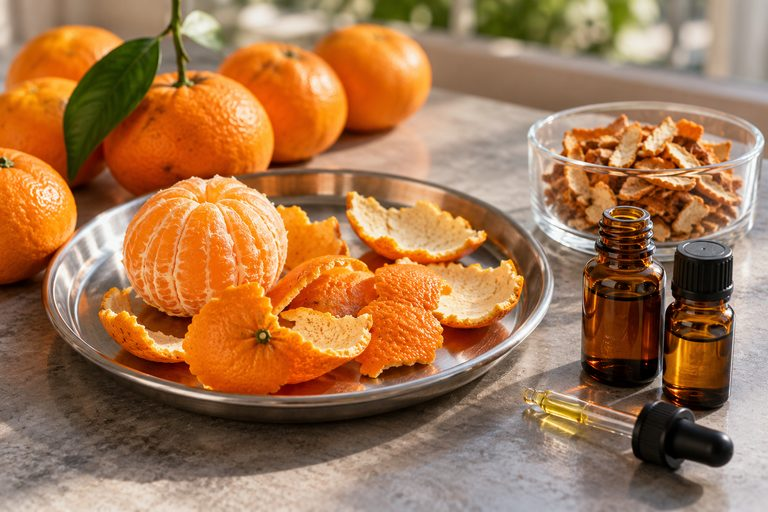
#> input picture seferihisar/assets/owner-mandarin-reuse-20261022.jpg, 768 x 512 px
$ python -i image_safety.py   (imports and definitions only)
#> lines starting #> are read from the running program, lines starting #| are printed output that depends on the picture
"""Strict metadata-free JPEG boundary; standard library for the state writer."""
from __future__ import annotations

MAX_IMAGE_BYTES = 512 * 1024
MAX_CACHE_BYTES = 12 * 1024 * 1024
MAX_CACHED_IMAGES = 80
MAX_OCR_FINDINGS = 32
MAX_OCR_TEXT = 160

# Visual review confirmed invented stall lettering in this exact cleaned JPEG,
# although OCR missed it. Block those bytes permanently before OCR; this does
# not imply that OCR finds every lettering defect in other generated photos.
REVIEWED_LETTERING_SHA256 = frozenset({
    '5cc335d268a834ecdd538a7e8e68f9be979640e164132e33906acd52e407dada',
})


class IllustrationTextRejected(ValueError):
    """Rejected lettering, with bounded evidence for a private review artifact.

    Findings never enter the exception message, logs or public durable state.
    """

    # [7 lines left out: function __init__, not called in this run]


class IllustrationCheckUnavailable(ValueError):
    """OCR could not verify the scene; callers must use their branded fallback."""


# [89 lines left out: functions ocr_available, _scan_words, _same_region, _contrast_words, not called in this run]


def validate_text_free_illustration(data: bytes):
    """Reject lettering before the account's own text/logo is added.

    Two full-scene segmentations distinguish short apparent words from natural
    texture. Possible years and strongly recognized whole words remain unsafe
    in either scan; other candidates need matching text in the same image area.
    A fixed full-image contrast view also checks years and whole words that
    colour-page segmentation can skip as part of a graphic. This extra view
    needs agreement between both segmentations, because binarization can turn
    scene texture into strongly recognized apparent words.
    OCR is an extra safeguard, not proof of the depicted scene's factual truth.
    Missing programs, missing language data and malformed output fail closed.
    Bounded evidence stays on the exception for a separate review artifact.
    """
    import hashlib
    import re
    import shutil
    validate_jpeg(data)
    if hashlib.sha256(data).hexdigest() in REVIEWED_LETTERING_SHA256:
        raise IllustrationTextRejected()
    binary = shutil.which('tesseract')
    if not binary:
        raise IllustrationCheckUnavailable('Illustration text check unavailable')
    # Both complete TSV results must be valid before any acceptance decision.
    scans = [_scan_words(binary, data, mode) for mode in (11, 6)]
    findings, seen = [], set()

    # [11 lines left out: functions remember, directly_unsafe, not called in this run]

    for words in scans:
        for word in words:
            if directly_unsafe(word):
                remember(word)

    def candidate(word):
        length, confidence = len(word['letters']), word['confidence']
        return (length >= 2 and confidence >= 20) or (length == 1 and confidence >= 80)

    # [12 lines left out: function confirm, not called in this run]

    confirm(scans, candidate)
    if findings:
        raise IllustrationTextRejected(findings=findings)
    # A clear colour-image rejection needs no extra CPU work. Acceptance also
    # requires valid contrast scans: native OCR can classify an obvious date
    # label as photo graphics even when both colour-image TSVs are well formed.
    confirm(_contrast_words(binary, data), directly_unsafe)
    if findings:
        raise IllustrationTextRejected(findings=findings)


# [27 lines left out: function validate_photo_not_text_graphic, not called in this run]


def validate_jpeg(data: bytes):
    if not isinstance(data, bytes) or not 20 <= len(data) <= MAX_IMAGE_BYTES or data[:2] != b'\xff\xd8':
        raise ValueError('Invalid illustration bytes')
    position, frame = 2, False
    while position < len(data):
        if data[position] != 255 or position + 4 > len(data):
            raise ValueError('Invalid illustration header')
        marker = data[position + 1]
        length = int.from_bytes(data[position + 2:position + 4], 'big')
        end = position + 2 + length
        if length < 2 or end > len(data):
            raise ValueError('Invalid illustration segment')
        segment = data[position + 4:end]
        # Only Pillow's baseline RGB output. EXIF, comments, thumbnails and
        # arbitrary APP metadata cannot carry private text into public state.
        if marker == 0xe0:
            if len(segment) != 14 or segment[:5] != b'JFIF\x00' or segment[-2:] != b'\x00\x00':
                raise ValueError('Unexpected illustration metadata')
        elif marker == 0xc0:
            if len(segment) != 15 or segment[0] != 8 or segment[5] != 3:
                raise ValueError('Invalid illustration frame')
            height, width = int.from_bytes(segment[1:3], 'big'), int.from_bytes(segment[3:5], 'big')
            if not 1 <= width <= 768 or not 1 <= height <= 768:
                raise ValueError('Oversized illustration')
            frame = True
        elif marker == 0xda:
            if not frame or len(segment) != 10:
                raise ValueError('Invalid illustration scan')
            # Baseline entropy data allows stuffed FF and restart markers only.
            position = end
            while position < len(data):
                position = data.find(b'\xff', position)
                if position < 0 or position + 1 >= len(data):
                    break
                following = data[position + 1]
                if following == 0xd9 and position == len(data) - 2:
                    return
                if following != 0 and not 0xd0 <= following <= 0xd7:
                    raise ValueError('Unexpected illustration trailer')
                position += 2
            raise ValueError('Truncated illustration')
        elif marker not in (0xdb, 0xc4, 0xdd):
            raise ValueError('Unexpected illustration metadata')
        position = end
    raise ValueError('Missing illustration scan')

>>> import cv2
>>> picture = cv2.imread('assets/owner-mandarin-reuse-20261022.jpg', cv2.IMREAD_GRAYSCALE)
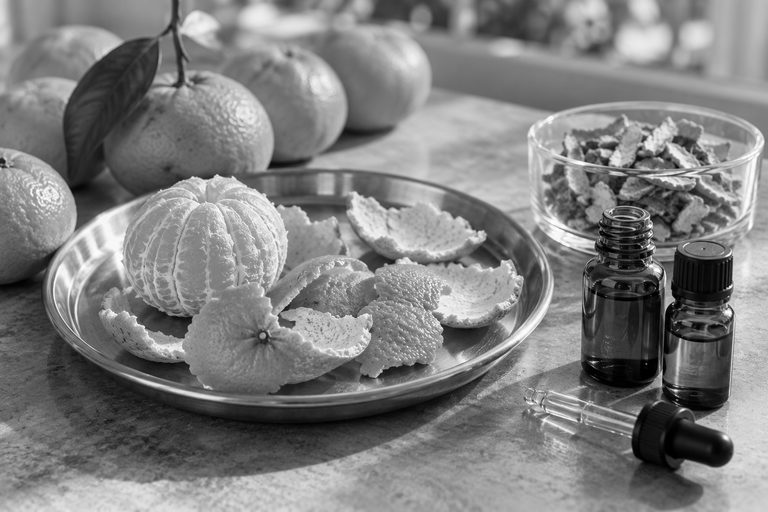
#> picture: shape (512, 768); min 0, max 255, mean 127.1
#> (the run stopped early here; a loop or call above may not have finished)

$ run again, on seferihisar/assets/weather-snail-cloudy.jpg
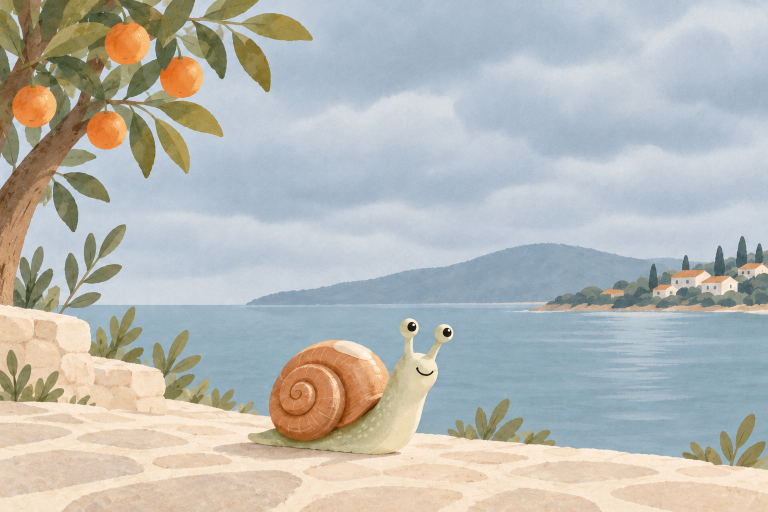
#> input picture seferihisar/assets/weather-snail-cloudy.jpg, 1536 x 1024 px (shown at 1/2 size)
#> `picture = cv2.imread('assets/owner-mandarin-reuse-20261022.jpg', cv2.I..`:
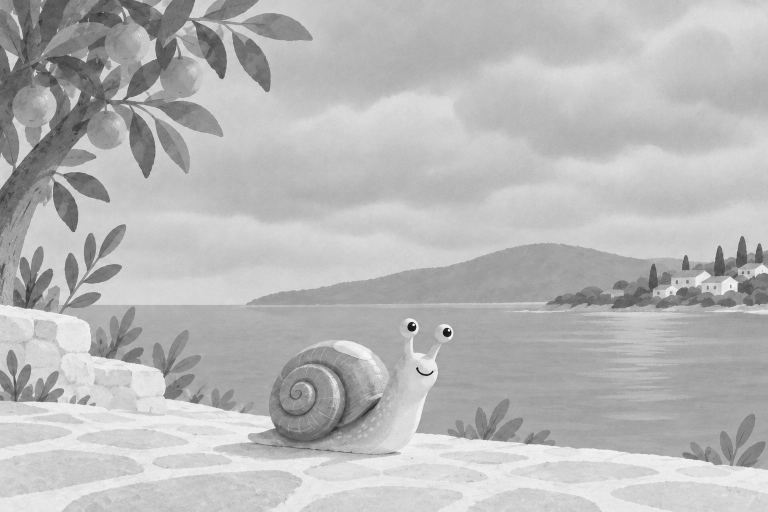
#> picture: shape (1024, 1536) (shown at 1/2 size); min 6, max 255, mean 183.8

$ run again, on seferihisar/assets/weather-snail-partly-cloudy.jpg
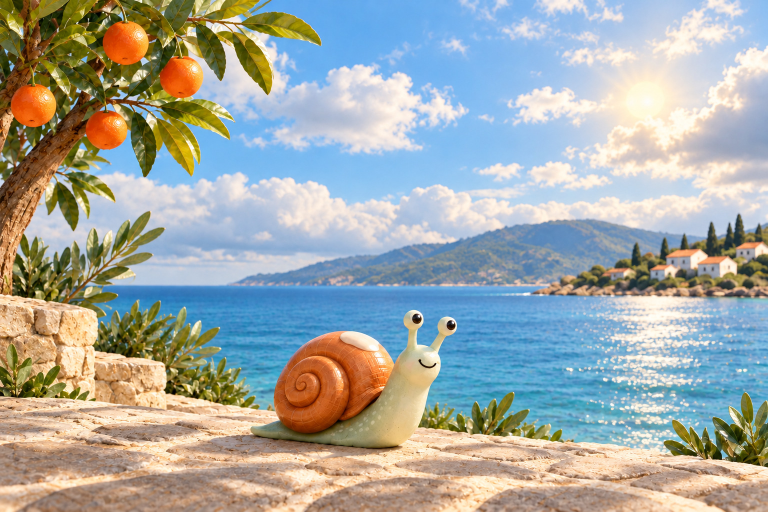
#> input picture seferihisar/assets/weather-snail-partly-cloudy.jpg, 1536 x 1024 px (shown at 1/2 size)
#> `picture = cv2.imread('assets/owner-mandarin-reuse-20261022.jpg', cv2.I..`:
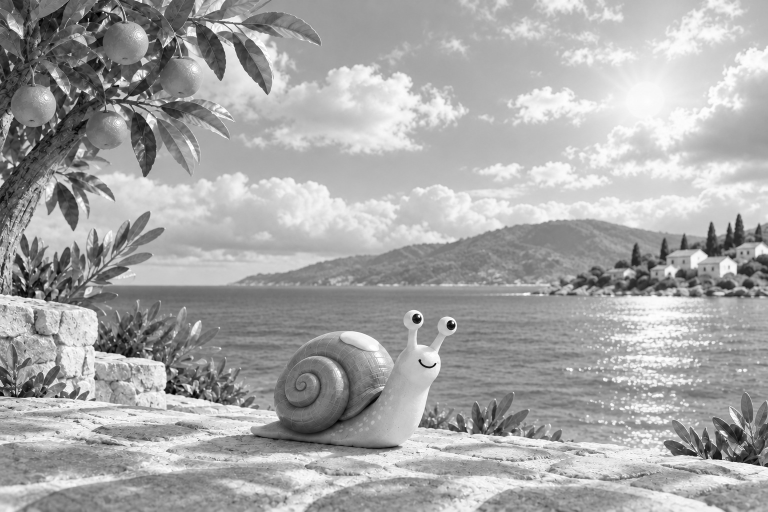
#> picture: shape (1024, 1536) (shown at 1/2 size); min 0, max 255, mean 167
